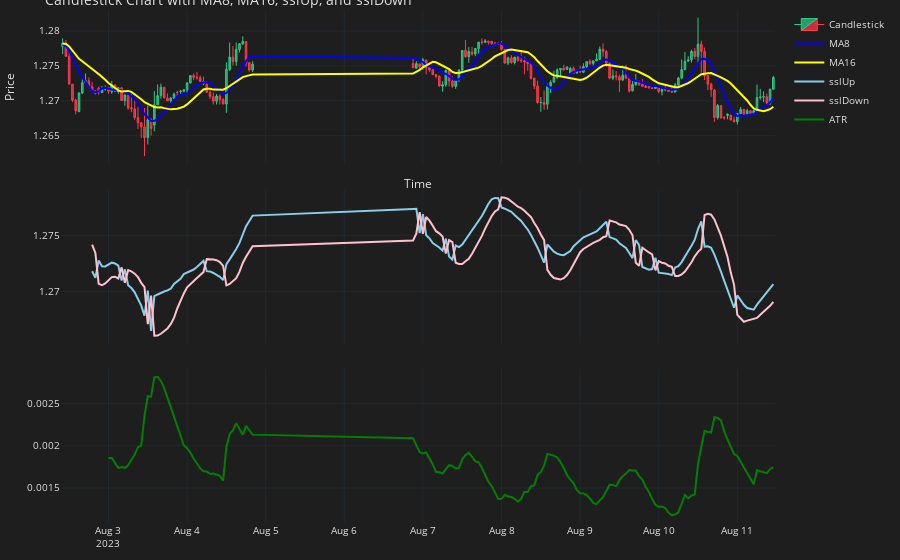

This figure's notebook cell:
### Code cell
import plotly.graph_objects as go
from plotly.subplots import make_subplots

# Create subplots with three rows and one column
fig = make_subplots(rows=3, cols=1, shared_xaxes=True, vertical_spacing=0.05)

# Add Candlestick trace to the first subplot
fig.add_trace(go.Candlestick(x=df['Time'],
                             open=df['Open'],
                             high=df['High'],
                             low=df['Low'],
                             close=df['Close'],
                             name='Candlestick',
                             line=dict(width=1),
                             opacity=1,
                             increasing_fillcolor='#24A06B',
                             decreasing_fillcolor="#CC2E3C",
                             increasing_line_color='#2EC886',
                             decreasing_line_color='#FF3A4C'),
              row=1, col=1)

# Add MA8 and MA16 traces to the first subplot
fig.add_trace(go.Scatter(x=df['Time'], y=df['MA_8'],
                         mode='lines',
                         line=dict(color='blue', width=2),
                         name='MA8'),
              row=1, col=1)

fig.add_trace(go.Scatter(x=df['Time'], y=df['MA_16'],
                         mode='lines',
                         line=dict(color='yellow', width=2),
                         name='MA16'),
              row=1, col=1)

# Add sslUp and sslDown traces to the second subplot
fig.add_trace(go.Scatter(x=df['Time'], y=df['sslUp'],
                         mode='lines',
                         line=dict(color='skyblue'),
                         name='sslUp'),
              row=2, col=1)

fig.add_trace(go.Scatter(x=df['Time'], y=df['sslDown'],
                         mode='lines',
                         line=dict(color='pink'),
                         name='sslDown'),
              row=2, col=1)

fig.add_trace(go.Scatter(x=df['Time'], y=df['ATR'],
                         mode='lines',
                         line=dict(color='green'),
                         name='ATR'),
              row=3, col=1)

# Update layout
fig.update_layout(
                  margin=dict(l=10, r=10, b=10, t=10),
                  font=dict(size=10, color="#e1e1e1"),
                  paper_bgcolor="#1e1e1e",
                  plot_bgcolor="#1e1e1e",
                  title='Candlestick Chart with MA8, MA16, sslUp, and sslDown',
                  xaxis_title='Time',
                  yaxis_title='Price')

# Update x-axis and y-axis properties for all subplots
fig.update_xaxes(gridcolor="#1f292f", showgrid=True, fixedrange=True, rangeslider=dict(visible=False))
fig.update_yaxes(gridcolor="#1f292f", showgrid=True)

# Show the figure
fig.show()

### Figure 1 — Plotly figure (JSON) as saved in the notebook; plotly's stock layout.template omitted (floating-point values rounded to 4 significant figures; data arrays with more than 128 entries replaced by an {"elided": "..."} marker saying what was removed)
{"data": [{"close": {"elided": "170 float values"}, "decreasing": {"fillcolor": "#CC2E3C", "line": {"color": "#FF3A4C"}}, "high": {"elided": "170 float values"}, "increasing": {"fillcolor": "#24A06B", "line": {"color": "#2EC886"}}, "line": {"width": 1}, "low": {"elided": "170 float values"}, "name": "Candlestick", "opacity": 1, "open": {"elided": "170 float values"}, "type": "candlestick", "x": {"elided": "170 str values"}, "xaxis": "x", "yaxis": "y"}, {"line": {"color": "blue", "width": 2}, "mode": "lines", "name": "MA8", "type": "scatter", "x": {"elided": "170 str values"}, "xaxis": "x", "y": {"elided": "170 float values"}, "yaxis": "y"}, {"line": {"color": "yellow", "width": 2}, "mode": "lines", "name": "MA16", "type": "scatter", "x": {"elided": "170 str values"}, "xaxis": "x", "y": {"elided": "170 float values"}, "yaxis": "y"}, {"line": {"color": "skyblue"}, "mode": "lines", "name": "sslUp", "type": "scatter", "x": {"elided": "170 str values"}, "xaxis": "x2", "y": {"elided": "170 float values"}, "yaxis": "y2"}, {"line": {"color": "pink"}, "mode": "lines", "name": "sslDown", "type": "scatter", "x": {"elided": "170 str values"}, "xaxis": "x2", "y": {"elided": "170 float values"}, "yaxis": "y2"}, {"line": {"color": "green"}, "mode": "lines", "name": "ATR", "type": "scatter", "x": {"elided": "170 str values"}, "xaxis": "x3", "y": {"elided": "170 float values"}, "yaxis": "y3"}], "layout": {"autosize": true, "font": {"color": "#e1e1e1", "size": 10}, "margin": {"b": 10, "l": 10, "r": 10, "t": 10}, "paper_bgcolor": "#1e1e1e", "plot_bgcolor": "#1e1e1e", "title": {"text": "Candlestick Chart with MA8, MA16, sslUp, and sslDown"}, "xaxis": {"anchor": "y", "autorange": true, "domain": [0, 1], "fixedrange": true, "gridcolor": "#1f292f", "matches": "x3", "range": ["2023-08-02 09:30", "2023-08-11 11:30"], "rangeslider": {"visible": false, "yaxis": {}}, "showgrid": true, "showticklabels": false, "title": {"text": "Time"}, "type": "date"}, "xaxis2": {"anchor": "y2", "autorange": true, "domain": [0, 1], "fixedrange": true, "gridcolor": "#1f292f", "matches": "x3", "range": ["2023-08-02 09:30", "2023-08-11 11:30"], "rangeslider": {"visible": false, "yaxis2": {}}, "showgrid": true, "showticklabels": false, "type": "date"}, "xaxis3": {"anchor": "y3", "autorange": true, "domain": [0, 1], "fixedrange": true, "gridcolor": "#1f292f", "range": ["2023-08-02 09:30", "2023-08-11 11:30"], "rangeslider": {"visible": false, "yaxis3": {}}, "showgrid": true, "type": "date"}, "yaxis": {"anchor": "x", "autorange": true, "domain": [0.7, 1], "gridcolor": "#1f292f", "range": [1.261, 1.283], "showgrid": true, "title": {"text": "Price"}, "type": "linear"}, "yaxis2": {"anchor": "x2", "autorange": true, "domain": [0.35, 0.65], "gridcolor": "#1f292f", "range": [1.265, 1.279], "showgrid": true, "type": "linear"}, "yaxis3": {"anchor": "x3", "autorange": true, "domain": [0, 0.3], "gridcolor": "#1f292f", "range": [0.001085, 0.002908], "showgrid": true, "type": "linear"}}}
